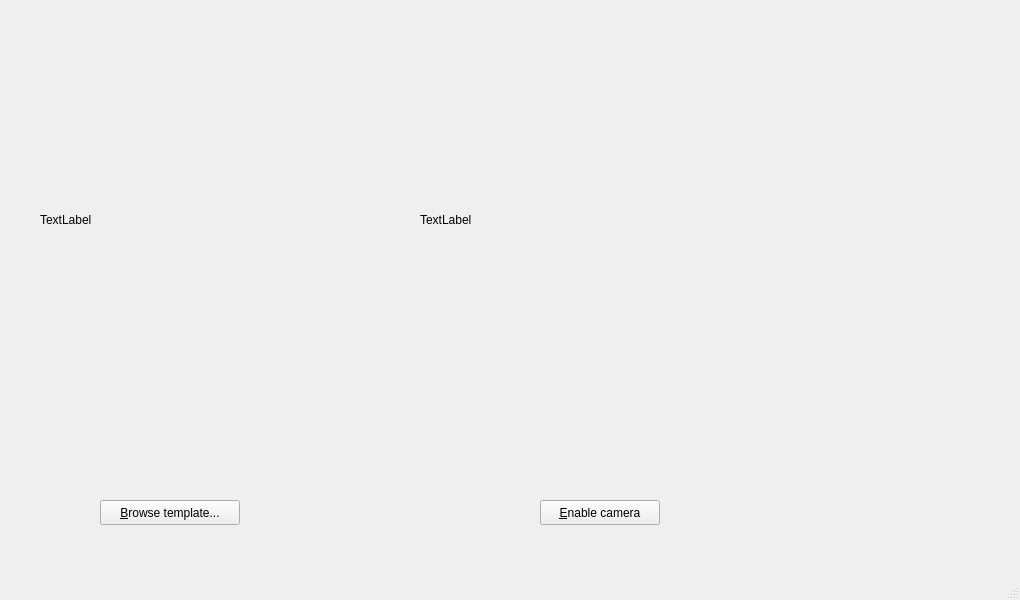
<?xml version="1.0" encoding="UTF-8"?>
<ui version="4.0">
 <class>MainWindow</class>
 <widget class="QMainWindow" name="MainWindow">
  <property name="geometry">
   <rect>
    <x>0</x>
    <y>0</y>
    <width>1020</width>
    <height>600</height>
   </rect>
  </property>
  <property name="windowTitle">
   <string>SIFT Demo</string>
  </property>
  <widget class="QWidget" name="centralwidget">
   <widget class="QPushButton" name="browse_button">
    <property name="geometry">
     <rect>
      <x>100</x>
      <y>500</y>
      <width>140</width>
      <height>25</height>
     </rect>
    </property>
    <property name="text">
     <string>&amp;Browse template...</string>
    </property>
   </widget>
   <widget class="QPushButton" name="toggle_cam_button">
    <property name="geometry">
     <rect>
      <x>540</x>
      <y>500</y>
      <width>120</width>
      <height>25</height>
     </rect>
    </property>
    <property name="text">
     <string>&amp;Enable camera</string>
    </property>
   </widget>
   <widget class="QLabel" name="template_label">
    <property name="geometry">
     <rect>
      <x>40</x>
      <y>100</y>
      <width>320</width>
      <height>240</height>
     </rect>
    </property>
    <property name="text">
     <string>TextLabel</string>
    </property>
   </widget>
   <widget class="QLabel" name="live_image_label">
    <property name="geometry">
     <rect>
      <x>420</x>
      <y>100</y>
      <width>545</width>
      <height>240</height>
     </rect>
    </property>
    <property name="text">
     <string>TextLabel</string>
    </property>
   </widget>
  </widget>
  <widget class="QMenuBar" name="menubar">
   <property name="geometry">
    <rect>
     <x>0</x>
     <y>0</y>
     <width>1020</width>
     <height>22</height>
    </rect>
   </property>
  </widget>
  <widget class="QStatusBar" name="statusbar"/>
 </widget>
 <resources/>
 <connections/>
</ui>
